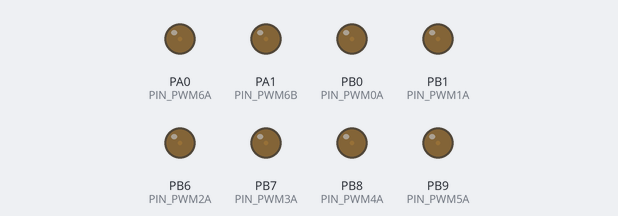
Recording of a program running on a simulated STM32 Blue Pill. On the bench: output pins drawn as LEDs (lit = HIGH).

Above: at 0.05 s.
At 0.65 s:
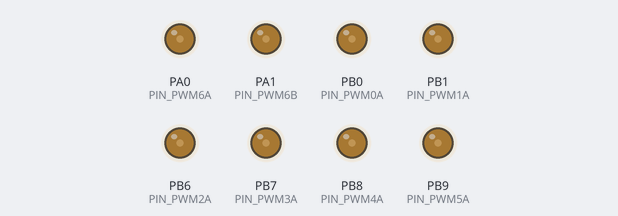
At 1.3 s:
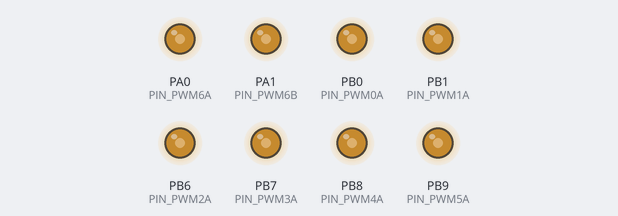
At 1.9 s:
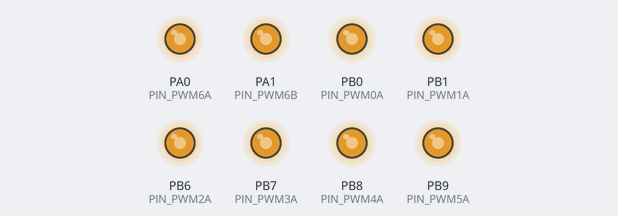
At 2.55 s:
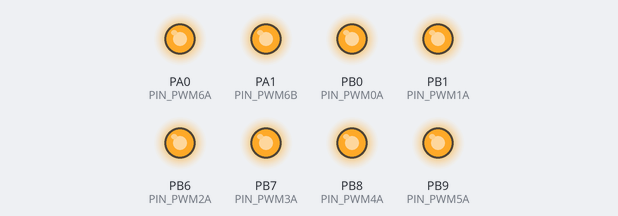
Timing chart, 0 to 5.9 s (numbered marks = the images above):
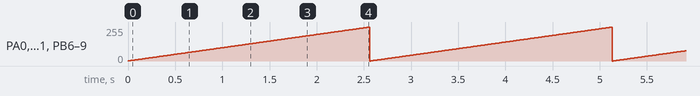

The program:

main.cpp
```cpp
#include <Arduino.h>
#define PIN_PWM0A PB0
#define PIN_PWM1A PB1
#define PIN_PWM2A PB6
#define PIN_PWM3A PB7
#define PIN_PWM4A PB8
#define PIN_PWM5A PB9
#define PIN_PWM6A PA0
#define PIN_PWM6B PA1
uint8_t pwmValue;
HardwareSerial uart2(PA3, PA2);

void setup()
{
  uart2.begin(115200);
  uart2.println("PWM Test");
  pinMode(PIN_PWM0A, OUTPUT);
  pinMode(PIN_PWM1A, OUTPUT);
  pinMode(PIN_PWM2A, OUTPUT);
  pinMode(PIN_PWM3A, OUTPUT);
  pinMode(PIN_PWM4A, OUTPUT);
  pinMode(PIN_PWM5A, OUTPUT);
  pinMode(PIN_PWM6A, OUTPUT);
  pinMode(PIN_PWM6B, OUTPUT);
  analogWriteFrequency(20000);

}

void loop()
{
  pwmValue++;
  if(pwmValue>=255) pwmValue=0;
  analogWrite(PIN_PWM0A,pwmValue);
  analogWrite(PIN_PWM1A,pwmValue);
  analogWrite(PIN_PWM2A,pwmValue);
  analogWrite(PIN_PWM3A,pwmValue);
  analogWrite(PIN_PWM4A,pwmValue);
  analogWrite(PIN_PWM5A,pwmValue);
  analogWrite(PIN_PWM6A,pwmValue);
  analogWrite(PIN_PWM6B,pwmValue);
  delay(10);
}
```

Measured:
- by itself, PA0 (PIN_PWM6A), PA1 (PIN_PWM6B), PB0 (PIN_PWM0A), PB1 (PIN_PWM1A), PB6 (PIN_PWM2A), PB7 (PIN_PWM3A), PB8 (PIN_PWM4A), PB9 (PIN_PWM5A): ramps from 0/255 to 254/255 and jumps back, once every 2.6 s
